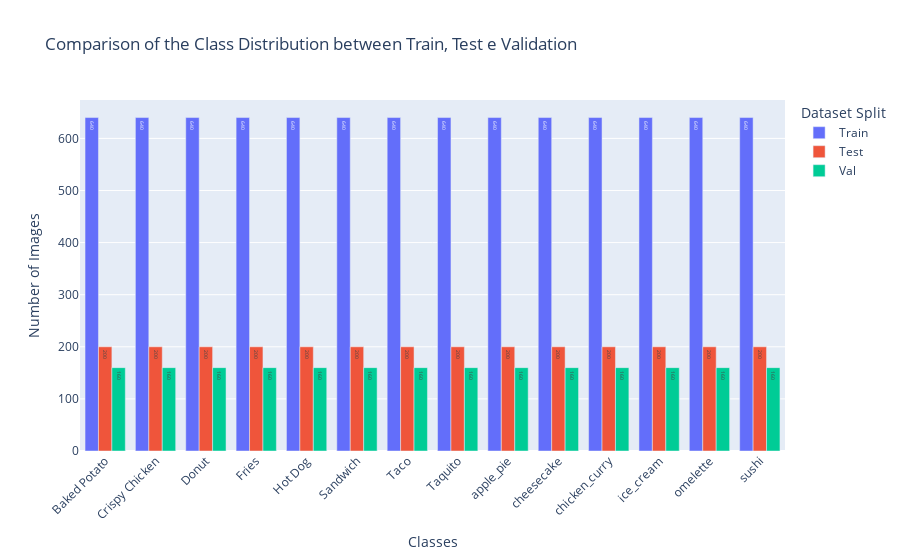

Notebook source saved alongside this figure:
### Code cell
# Comparison of the Class Distribution between Train, Test e Validation

comparison_fig = compare_class_distribution(dataset_paths)
comparison_fig.show()

### Figure 1 — Plotly figure (JSON) as saved in the notebook; plotly's stock layout.template omitted (floating-point values rounded to 4 significant figures)
{"data": [{"name": "Train", "text": ["640", "640", "640", "640", "640", "640", "640", "640", "640", "640", "640", "640", "640", "640"], "textposition": "auto", "type": "bar", "x": ["Baked Potato", "Crispy Chicken", "Donut", "Fries", "Hot Dog", "Sandwich", "Taco", "Taquito", "apple_pie", "cheesecake", "chicken_curry", "ice_cream", "omelette", "sushi"], "y": [640, 640, 640, 640, 640, 640, 640, 640, 640, 640, 640, 640, 640, 640]}, {"name": "Test", "text": ["200", "200", "200", "200", "200", "200", "200", "200", "200", "200", "200", "200", "200", "200"], "textposition": "auto", "type": "bar", "x": ["Baked Potato", "Crispy Chicken", "Donut", "Fries", "Hot Dog", "Sandwich", "Taco", "Taquito", "apple_pie", "cheesecake", "chicken_curry", "ice_cream", "omelette", "sushi"], "y": [200, 200, 200, 200, 200, 200, 200, 200, 200, 200, 200, 200, 200, 200]}, {"name": "Val", "text": ["160", "160", "160", "160", "160", "160", "160", "160", "160", "160", "160", "160", "160", "160"], "textposition": "auto", "type": "bar", "x": ["Baked Potato", "Crispy Chicken", "Donut", "Fries", "Hot Dog", "Sandwich", "Taco", "Taquito", "apple_pie", "cheesecake", "chicken_curry", "ice_cream", "omelette", "sushi"], "y": [160, 160, 160, 160, 160, 160, 160, 160, 160, 160, 160, 160, 160, 160]}], "layout": {"barmode": "group", "legend": {"title": {"text": "Dataset Split"}}, "title": {"text": "Comparison of the Class Distribution between Train, Test e Validation"}, "xaxis": {"tickangle": -45, "title": {"text": "Classes"}}, "yaxis": {"title": {"text": "Number of Images"}}}}
